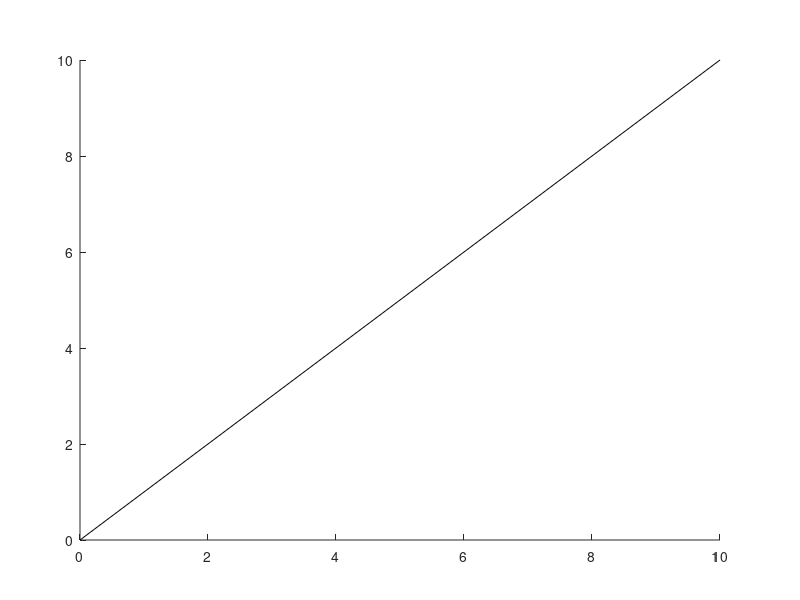

The MATLAB script that drew this image: (Note: this script raises an error after producing the figure.)
%=============================================================================
% Copyright (c) 2016-present Allan CORNET (Nelson)
%=============================================================================
% This file is part of Nelson.
%=============================================================================
% LICENCE_BLOCK_BEGIN
% SPDX-License-Identifier: LGPL-3.0-or-later
% LICENCE_BLOCK_END
%=============================================================================
% <--ADV-CLI MODE-->
f = figure('WindowStyle', 'normal', 'Position', [100 100 400 300]);
ax = axes('Parent', f, 'Position', [0.1 0.1 0.8 0.8]);
h = line('Parent', ax, 'XData', [0 5 10], 'YData', [0 5 10]);
set(ax, 'XLim', [0 10], 'YLim', [0 10]);
for index = 1:15
  drawnow();
  pause(0.01);
end
geometry = __figure_native_geometry__(f);
point = jsondecode(__web_figure_pick__(f, geometry(3) / 2, geometry(4) / 2));
asserts.istrue(point.found);
asserts.isequal(point.objectHandle, __web_graphics_handle__(h, 'number'));
asserts.isequal(point.index, 2);
asserts.isequal(point.position(:)', [5 5 0]);
expectedPixel = geometry(3:4) * f.DevicePixelRatio / 2;
pixelTolerance = 1 + abs(geometry(3:4) - [400 300]);
asserts.istrue(all(abs(point.pixel(:)' - expectedPixel) <= pixelTolerance));
close(f);
